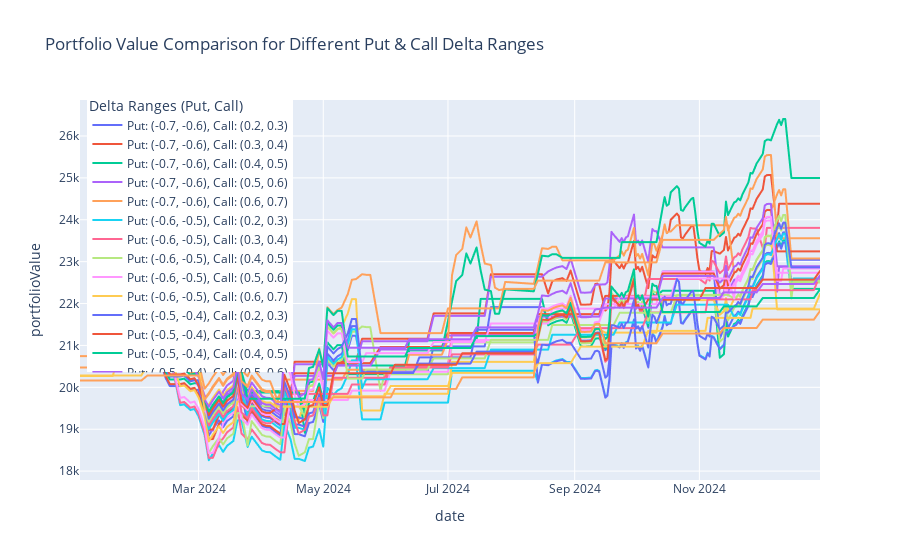

This figure's notebook cell:
### Code cell
putDeltaRanges = [
    (-0.7, -0.6),
    (-0.6, -0.5),
    (-0.5, -0.4),
    (-0.4, -0.3),
    (-0.3, -0.2),
]
callDeltaRanges = [
    (0.2, 0.3),
    (0.3, 0.4),
    (0.4, 0.5),
    (0.5, 0.6),
    (0.6, 0.7),
]
tradeLogs = []

import plotly.express as px
import pandas as pd

# Store results for all delta range pairs
allTradeLogs = []

for putIndex, putDeltaRange in enumerate(putDeltaRanges):
    for callIndex, callDeltaRange in enumerate(callDeltaRanges):
        tradeLog = testOptionWheel(
            appleStockPrices,
            appleCalls,
            applePuts,
            minDaysToExpiration=15,
            maxDaysToExpiration=30,
            putDeltaRange=putDeltaRange,
            callDeltaRange=callDeltaRange,
        )

        # Add metadata for labeling
        tradeLog["putDeltaRange"] = str(putDeltaRange)
        tradeLog["callDeltaRange"] = str(callDeltaRange)
        tradeLog["deltaLabel"] = f"Put: {putDeltaRange}, Call: {callDeltaRange}"  # Combine for legend
        allTradeLogs.append(tradeLog)

# Combine all trade logs into a single DataFrame for visualization
combinedTradeLogs = pd.concat(allTradeLogs, ignore_index=True)

# Create interactive Plotly figure
fig = px.line(
    combinedTradeLogs,
    x="date",
    y="portfolioValue",
    color="deltaLabel",  # Use combined put + call delta range as legend
    hover_data={
        "putDeltaRange": True,
        "callDeltaRange": True,
        "portfolioValue": True,
        "date": True,
    },
    title="Portfolio Value Comparison for Different Put & Call Delta Ranges"
)

# Set legend title for clarity
fig.update_layout(
    legend_title_text="Delta Ranges (Put, Call)",
    legend=dict(
        yanchor="top",
        y=1.02,
        xanchor="left",
        x=0.01
    )
)

# Customize hover tooltip
fig.update_traces(
    hovertemplate="<b>Date:</b> %{x}<br>"
                  "<b>Portfolio Value:</b> %{y}<br>"
                  "<b>Put Delta Range:</b> %{customdata[0]}<br>"
                  "<b>Call Delta Range:</b> %{customdata[1]}"
)

# Show interactive plot with legend toggling
fig.show()

### Figure 1 — Plotly figure (JSON) as saved in the notebook; plotly's stock layout.template omitted (floating-point values rounded to 4 significant figures; data arrays with more than 128 entries replaced by an {"elided": "..."} marker saying what was removed)
{"data": [{"customdata": {"elided": "172x2 str values"}, "hovertemplate": "<b>Date:</b> %{x}<br><b>Portfolio Value:</b> %{y}<br><b>Put Delta Range:</b> %{customdata[0]}<br><b>Call Delta Range:</b> %{customdata[1]}", "legendgroup": "Put: (-0.7, -0.6), Call: (0.2, 0.3)", "line": {"color": "#636efa", "dash": "solid"}, "marker": {"symbol": "circle"}, "mode": "lines", "name": "Put: (-0.7, -0.6), Call: (0.2, 0.3)", "showlegend": true, "type": "scattergl", "x": {"elided": "172 str values"}, "xaxis": "x", "y": {"elided": "172 float values"}, "yaxis": "y"}, {"customdata": {"elided": "172x2 str values"}, "hovertemplate": "<b>Date:</b> %{x}<br><b>Portfolio Value:</b> %{y}<br><b>Put Delta Range:</b> %{customdata[0]}<br><b>Call Delta Range:</b> %{customdata[1]}", "legendgroup": "Put: (-0.7, -0.6), Call: (0.3, 0.4)", "line": {"color": "#EF553B", "dash": "solid"}, "marker": {"symbol": "circle"}, "mode": "lines", "name": "Put: (-0.7, -0.6), Call: (0.3, 0.4)", "showlegend": true, "type": "scattergl", "x": {"elided": "172 str values"}, "xaxis": "x", "y": {"elided": "172 float values"}, "yaxis": "y"}, {"customdata": {"elided": "172x2 str values"}, "hovertemplate": "<b>Date:</b> %{x}<br><b>Portfolio Value:</b> %{y}<br><b>Put Delta Range:</b> %{customdata[0]}<br><b>Call Delta Range:</b> %{customdata[1]}", "legendgroup": "Put: (-0.7, -0.6), Call: (0.4, 0.5)", "line": {"color": "#00cc96", "dash": "solid"}, "marker": {"symbol": "circle"}, "mode": "lines", "name": "Put: (-0.7, -0.6), Call: (0.4, 0.5)", "showlegend": true, "type": "scattergl", "x": {"elided": "172 str values"}, "xaxis": "x", "y": {"elided": "172 float values"}, "yaxis": "y"}, {"customdata": {"elided": "172x2 str values"}, "hovertemplate": "<b>Date:</b> %{x}<br><b>Portfolio Value:</b> %{y}<br><b>Put Delta Range:</b> %{customdata[0]}<br><b>Call Delta Range:</b> %{customdata[1]}", "legendgroup": "Put: (-0.7, -0.6), Call: (0.5, 0.6)", "line": {"color": "#ab63fa", "dash": "solid"}, "marker": {"symbol": "circle"}, "mode": "lines", "name": "Put: (-0.7, -0.6), Call: (0.5, 0.6)", "showlegend": true, "type": "scattergl", "x": {"elided": "172 str values"}, "xaxis": "x", "y": {"elided": "172 float values"}, "yaxis": "y"}, {"customdata": {"elided": "172x2 str values"}, "hovertemplate": "<b>Date:</b> %{x}<br><b>Portfolio Value:</b> %{y}<br><b>Put Delta Range:</b> %{customdata[0]}<br><b>Call Delta Range:</b> %{customdata[1]}", "legendgroup": "Put: (-0.7, -0.6), Call: (0.6, 0.7)", "line": {"color": "#FFA15A", "dash": "solid"}, "marker": {"symbol": "circle"}, "mode": "lines", "name": "Put: (-0.7, -0.6), Call: (0.6, 0.7)", "showlegend": true, "type": "scattergl", "x": {"elided": "172 str values"}, "xaxis": "x", "y": {"elided": "172 float values"}, "yaxis": "y"}, {"customdata": {"elided": "172x2 str values"}, "hovertemplate": "<b>Date:</b> %{x}<br><b>Portfolio Value:</b> %{y}<br><b>Put Delta Range:</b> %{customdata[0]}<br><b>Call Delta Range:</b> %{customdata[1]}", "legendgroup": "Put: (-0.6, -0.5), Call: (0.2, 0.3)", "line": {"color": "#19d3f3", "dash": "solid"}, "marker": {"symbol": "circle"}, "mode": "lines", "name": "Put: (-0.6, -0.5), Call: (0.2, 0.3)", "showlegend": true, "type": "scattergl", "x": {"elided": "172 str values"}, "xaxis": "x", "y": {"elided": "172 float values"}, "yaxis": "y"}, {"customdata": {"elided": "172x2 str values"}, "hovertemplate": "<b>Date:</b> %{x}<br><b>Portfolio Value:</b> %{y}<br><b>Put Delta Range:</b> %{customdata[0]}<br><b>Call Delta Range:</b> %{customdata[1]}", "legendgroup": "Put: (-0.6, -0.5), Call: (0.3, 0.4)", "line": {"color": "#FF6692", "dash": "solid"}, "marker": {"symbol": "circle"}, "mode": "lines", "name": "Put: (-0.6, -0.5), Call: (0.3, 0.4)", "showlegend": true, "type": "scattergl", "x": {"elided": "172 str values"}, "xaxis": "x", "y": {"elided": "172 float values"}, "yaxis": "y"}, {"customdata": {"elided": "172x2 str values"}, "hovertemplate": "<b>Date:</b> %{x}<br><b>Portfolio Value:</b> %{y}<br><b>Put Delta Range:</b> %{customdata[0]}<br><b>Call Delta Range:</b> %{customdata[1]}", "legendgroup": "Put: (-0.6, -0.5), Call: (0.4, 0.5)", "line": {"color": "#B6E880", "dash": "solid"}, "marker": {"symbol": "circle"}, "mode": "lines", "name": "Put: (-0.6, -0.5), Call: (0.4, 0.5)", "showlegend": true, "type": "scattergl", "x": {"elided": "172 str values"}, "xaxis": "x", "y": {"elided": "172 float values"}, "yaxis": "y"}, {"customdata": {"elided": "172x2 str values"}, "hovertemplate": "<b>Date:</b> %{x}<br><b>Portfolio Value:</b> %{y}<br><b>Put Delta Range:</b> %{customdata[0]}<br><b>Call Delta Range:</b> %{customdata[1]}", "legendgroup": "Put: (-0.6, -0.5), Call: (0.5, 0.6)", "line": {"color": "#FF97FF", "dash": "solid"}, "marker": {"symbol": "circle"}, "mode": "lines", "name": "Put: (-0.6, -0.5), Call: (0.5, 0.6)", "showlegend": true, "type": "scattergl", "x": {"elided": "172 str values"}, "xaxis": "x", "y": {"elided": "172 float values"}, "yaxis": "y"}, {"customdata": {"elided": "172x2 str values"}, "hovertemplate": "<b>Date:</b> %{x}<br><b>Portfolio Value:</b> %{y}<br><b>Put Delta Range:</b> %{customdata[0]}<br><b>Call Delta Range:</b> %{customdata[1]}", "legendgroup": "Put: (-0.6, -0.5), Call: (0.6, 0.7)", "line": {"color": "#FECB52", "dash": "solid"}, "marker": {"symbol": "circle"}, "mode": "lines", "name": "Put: (-0.6, -0.5), Call: (0.6, 0.7)", "showlegend": true, "type": "scattergl", "x": {"elided": "172 str values"}, "xaxis": "x", "y": {"elided": "172 float values"}, "yaxis": "y"}, {"customdata": {"elided": "172x2 str values"}, "hovertemplate": "<b>Date:</b> %{x}<br><b>Portfolio Value:</b> %{y}<br><b>Put Delta Range:</b> %{customdata[0]}<br><b>Call Delta Range:</b> %{customdata[1]}", "legendgroup": "Put: (-0.5, -0.4), Call: (0.2, 0.3)", "line": {"color": "#636efa", "dash": "solid"}, "marker": {"symbol": "circle"}, "mode": "lines", "name": "Put: (-0.5, -0.4), Call: (0.2, 0.3)", "showlegend": true, "type": "scattergl", "x": {"elided": "172 str values"}, "xaxis": "x", "y": {"elided": "172 float values"}, "yaxis": "y"}, {"customdata": {"elided": "172x2 str values"}, "hovertemplate": "<b>Date:</b> %{x}<br><b>Portfolio Value:</b> %{y}<br><b>Put Delta Range:</b> %{customdata[0]}<br><b>Call Delta Range:</b> %{customdata[1]}", "legendgroup": "Put: (-0.5, -0.4), Call: (0.3, 0.4)", "line": {"color": "#EF553B", "dash": "solid"}, "marker": {"symbol": "circle"}, "mode": "lines", "name": "Put: (-0.5, -0.4), Call: (0.3, 0.4)", "showlegend": true, "type": "scattergl", "x": {"elided": "172 str values"}, "xaxis": "x", "y": {"elided": "172 float values"}, "yaxis": "y"}, {"customdata": {"elided": "172x2 str values"}, "hovertemplate": "<b>Date:</b> %{x}<br><b>Portfolio Value:</b> %{y}<br><b>Put Delta Range:</b> %{customdata[0]}<br><b>Call Delta Range:</b> %{customdata[1]}", "legendgroup": "Put: (-0.5, -0.4), Call: (0.4, 0.5)", "line": {"color": "#00cc96", "dash": "solid"}, "marker": {"symbol": "circle"}, "mode": "lines", "name": "Put: (-0.5, -0.4), Call: (0.4, 0.5)", "showlegend": true, "type": "scattergl", "x": {"elided": "172 str values"}, "xaxis": "x", "y": {"elided": "172 float values"}, "yaxis": "y"}, {"customdata": {"elided": "172x2 str values"}, "hovertemplate": "<b>Date:</b> %{x}<br><b>Portfolio Value:</b> %{y}<br><b>Put Delta Range:</b> %{customdata[0]}<br><b>Call Delta Range:</b> %{customdata[1]}", "legendgroup": "Put: (-0.5, -0.4), Call: (0.5, 0.6)", "line": {"color": "#ab63fa", "dash": "solid"}, "marker": {"symbol": "circle"}, "mode": "lines", "name": "Put: (-0.5, -0.4), Call: (0.5, 0.6)", "showlegend": true, "type": "scattergl", "x": {"elided": "172 str values"}, "xaxis": "x", "y": {"elided": "172 float values"}, "yaxis": "y"}, {"customdata": {"elided": "172x2 str values"}, "hovertemplate": "<b>Date:</b> %{x}<br><b>Portfolio Value:</b> %{y}<br><b>Put Delta Range:</b> %{customdata[0]}<br><b>Call Delta Range:</b> %{customdata[1]}", "legendgroup": "Put: (-0.5, -0.4), Call: (0.6, 0.7)", "line": {"color": "#FFA15A", "dash": "solid"}, "marker": {"symbol": "circle"}, "mode": "lines", "name": "Put: (-0.5, -0.4), Call: (0.6, 0.7)", "showlegend": true, "type": "scattergl", "x": {"elided": "172 str values"}, "xaxis": "x", "y": {"elided": "172 float values"}, "yaxis": "y"}, {"customdata": {"elided": "172x2 str values"}, "hovertemplate": "<b>Date:</b> %{x}<br><b>Portfolio Value:</b> %{y}<br><b>Put Delta Range:</b> %{customdata[0]}<br><b>Call Delta Range:</b> %{customdata[1]}", "legendgroup": "Put: (-0.4, -0.3), Call: (0.2, 0.3)", "line": {"color": "#19d3f3", "dash": "solid"}, "marker": {"symbol": "circle"}, "mode": "lines", "name": "Put: (-0.4, -0.3), Call: (0.2, 0.3)", "showlegend": true, "type": "scattergl", "x": {"elided": "172 str values"}, "xaxis": "x", "y": {"elided": "172 float values"}, "yaxis": "y"}, {"customdata": {"elided": "172x2 str values"}, "hovertemplate": "<b>Date:</b> %{x}<br><b>Portfolio Value:</b> %{y}<br><b>Put Delta Range:</b> %{customdata[0]}<br><b>Call Delta Range:</b> %{customdata[1]}", "legendgroup": "Put: (-0.4, -0.3), Call: (0.3, 0.4)", "line": {"color": "#FF6692", "dash": "solid"}, "marker": {"symbol": "circle"}, "mode": "lines", "name": "Put: (-0.4, -0.3), Call: (0.3, 0.4)", "showlegend": true, "type": "scattergl", "x": {"elided": "172 str values"}, "xaxis": "x", "y": {"elided": "172 float values"}, "yaxis": "y"}, {"customdata": {"elided": "172x2 str values"}, "hovertemplate": "<b>Date:</b> %{x}<br><b>Portfolio Value:</b> %{y}<br><b>Put Delta Range:</b> %{customdata[0]}<br><b>Call Delta Range:</b> %{customdata[1]}", "legendgroup": "Put: (-0.4, -0.3), Call: (0.4, 0.5)", "line": {"color": "#B6E880", "dash": "solid"}, "marker": {"symbol": "circle"}, "mode": "lines", "name": "Put: (-0.4, -0.3), Call: (0.4, 0.5)", "showlegend": true, "type": "scattergl", "x": {"elided": "172 str values"}, "xaxis": "x", "y": {"elided": "172 float values"}, "yaxis": "y"}, {"customdata": {"elided": "172x2 str values"}, "hovertemplate": "<b>Date:</b> %{x}<br><b>Portfolio Value:</b> %{y}<br><b>Put Delta Range:</b> %{customdata[0]}<br><b>Call Delta Range:</b> %{customdata[1]}", "legendgroup": "Put: (-0.4, -0.3), Call: (0.5, 0.6)", "line": {"color": "#FF97FF", "dash": "solid"}, "marker": {"symbol": "circle"}, "mode": "lines", "name": "Put: (-0.4, -0.3), Call: (0.5, 0.6)", "showlegend": true, "type": "scattergl", "x": {"elided": "172 str values"}, "xaxis": "x", "y": {"elided": "172 float values"}, "yaxis": "y"}, {"customdata": {"elided": "172x2 str values"}, "hovertemplate": "<b>Date:</b> %{x}<br><b>Portfolio Value:</b> %{y}<br><b>Put Delta Range:</b> %{customdata[0]}<br><b>Call Delta Range:</b> %{customdata[1]}", "legendgroup": "Put: (-0.4, -0.3), Call: (0.6, 0.7)", "line": {"color": "#FECB52", "dash": "solid"}, "marker": {"symbol": "circle"}, "mode": "lines", "name": "Put: (-0.4, -0.3), Call: (0.6, 0.7)", "showlegend": true, "type": "scattergl", "x": {"elided": "172 str values"}, "xaxis": "x", "y": {"elided": "172 float values"}, "yaxis": "y"}, {"customdata": {"elided": "172x2 str values"}, "hovertemplate": "<b>Date:</b> %{x}<br><b>Portfolio Value:</b> %{y}<br><b>Put Delta Range:</b> %{customdata[0]}<br><b>Call Delta Range:</b> %{customdata[1]}", "legendgroup": "Put: (-0.3, -0.2), Call: (0.2, 0.3)", "line": {"color": "#636efa", "dash": "solid"}, "marker": {"symbol": "circle"}, "mode": "lines", "name": "Put: (-0.3, -0.2), Call: (0.2, 0.3)", "showlegend": true, "type": "scattergl", "x": {"elided": "172 str values"}, "xaxis": "x", "y": {"elided": "172 float values"}, "yaxis": "y"}, {"customdata": {"elided": "172x2 str values"}, "hovertemplate": "<b>Date:</b> %{x}<br><b>Portfolio Value:</b> %{y}<br><b>Put Delta Range:</b> %{customdata[0]}<br><b>Call Delta Range:</b> %{customdata[1]}", "legendgroup": "Put: (-0.3, -0.2), Call: (0.3, 0.4)", "line": {"color": "#EF553B", "dash": "solid"}, "marker": {"symbol": "circle"}, "mode": "lines", "name": "Put: (-0.3, -0.2), Call: (0.3, 0.4)", "showlegend": true, "type": "scattergl", "x": {"elided": "172 str values"}, "xaxis": "x", "y": {"elided": "172 float values"}, "yaxis": "y"}, {"customdata": {"elided": "172x2 str values"}, "hovertemplate": "<b>Date:</b> %{x}<br><b>Portfolio Value:</b> %{y}<br><b>Put Delta Range:</b> %{customdata[0]}<br><b>Call Delta Range:</b> %{customdata[1]}", "legendgroup": "Put: (-0.3, -0.2), Call: (0.4, 0.5)", "line": {"color": "#00cc96", "dash": "solid"}, "marker": {"symbol": "circle"}, "mode": "lines", "name": "Put: (-0.3, -0.2), Call: (0.4, 0.5)", "showlegend": true, "type": "scattergl", "x": {"elided": "172 str values"}, "xaxis": "x", "y": {"elided": "172 float values"}, "yaxis": "y"}, {"customdata": {"elided": "172x2 str values"}, "hovertemplate": "<b>Date:</b> %{x}<br><b>Portfolio Value:</b> %{y}<br><b>Put Delta Range:</b> %{customdata[0]}<br><b>Call Delta Range:</b> %{customdata[1]}", "legendgroup": "Put: (-0.3, -0.2), Call: (0.5, 0.6)", "line": {"color": "#ab63fa", "dash": "solid"}, "marker": {"symbol": "circle"}, "mode": "lines", "name": "Put: (-0.3, -0.2), Call: (0.5, 0.6)", "showlegend": true, "type": "scattergl", "x": {"elided": "172 str values"}, "xaxis": "x", "y": {"elided": "172 float values"}, "yaxis": "y"}, {"customdata": {"elided": "172x2 str values"}, "hovertemplate": "<b>Date:</b> %{x}<br><b>Portfolio Value:</b> %{y}<br><b>Put Delta Range:</b> %{customdata[0]}<br><b>Call Delta Range:</b> %{customdata[1]}", "legendgroup": "Put: (-0.3, -0.2), Call: (0.6, 0.7)", "line": {"color": "#FFA15A", "dash": "solid"}, "marker": {"symbol": "circle"}, "mode": "lines", "name": "Put: (-0.3, -0.2), Call: (0.6, 0.7)", "showlegend": true, "type": "scattergl", "x": {"elided": "172 str values"}, "xaxis": "x", "y": {"elided": "172 float values"}, "yaxis": "y"}], "layout": {"legend": {"title": {"text": "Delta Ranges (Put, Call)"}, "tracegroupgap": 0, "x": 0.01, "xanchor": "left", "y": 1.02, "yanchor": "top"}, "title": {"text": "Portfolio Value Comparison for Different Put & Call Delta Ranges"}, "xaxis": {"anchor": "y", "domain": [0, 1], "title": {"text": "date"}}, "yaxis": {"anchor": "x", "domain": [0, 1], "title": {"text": "portfolioValue"}}}}
